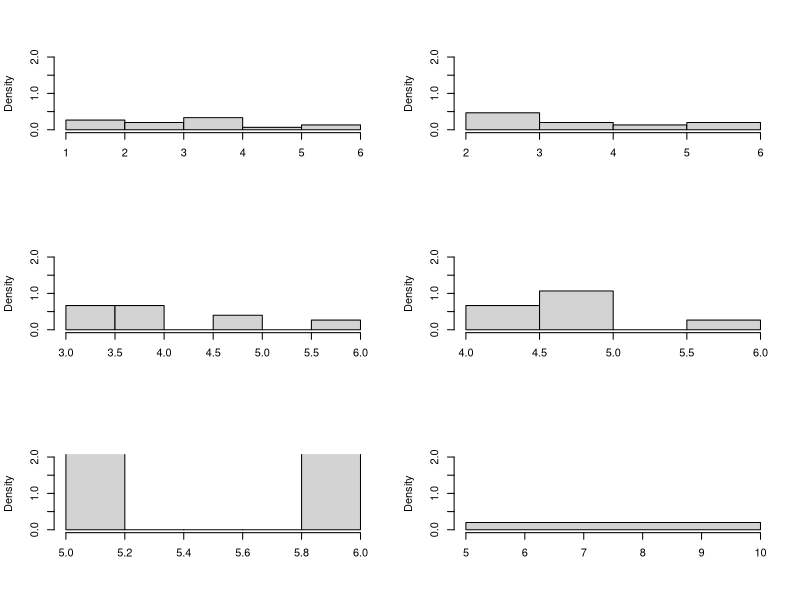
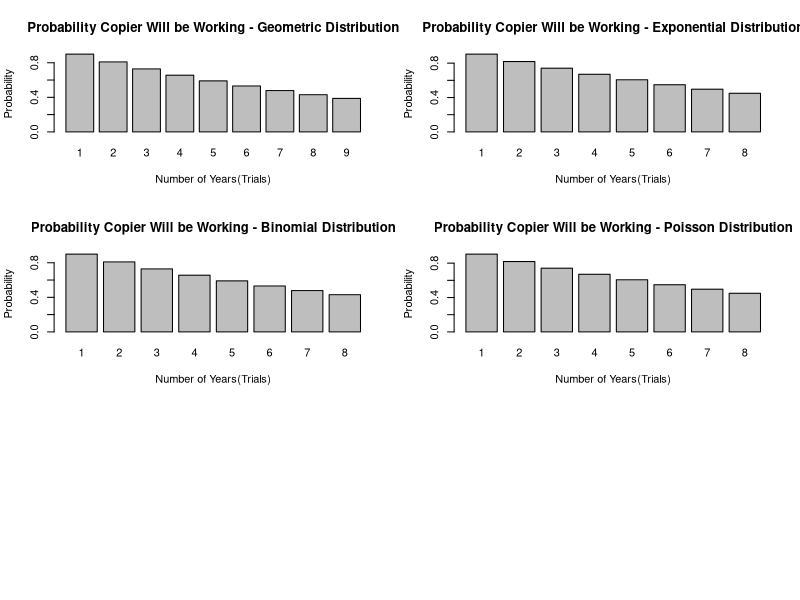

Write the R code that produced these figures, in order.
## ---- chunk 1
library(knitr)
par(mfrow=c(3,2))
options(scipen = 10, digits = 22)

#define x, values (1 to 6)
x <- 1:6

#maximum value, defination of k
k <- max(x)

#initiate out matrix
output <- matrix(NA, nrow=6, ncol=4)

#run 6 experiments
for (e in 1:6){
  events <- rep(NA, 10)
  
  #for each experiment select 10 random values
  #for every incremental experiment remove earlier minimum value
  for (i in 1:15){
    v <- x[x>=e]
    if(e<6){
      events[i] <- sample(v, 1, replace = T)
    }
    else{
          events[i] <- sample(c(min(v),max(v)), 1, replace = T)
    }
  }
  j = min(events)
  n = i
  #populate output table
  output[e,1] <- e
  output[e,2] <- j
  output[e,3] <- paste(as.character(events), collapse=", ")
  output[e,4] <- (((k-j+1)^n) - ((k-j)^n))/(k^n)
  
  hist(events, prob=TRUE, ylim=c(0,2), main = '', xlab = '')
}

#display output table
kable(output, col.names = c("Experiment", "Minimum Value", "Random Values", "Probability"), align = "l", digits = 22)
## ---- chunk 2
#number of trials
i = 9
#failure rate of copier(success)
s = 1/10
#copier working(failure)
f = 1 - s

output = 0
trials <- rep(NA, i)
for (n in 1:i){
  #add probability after every failure
  output = output + (f^(n-1)*s)
  trials[n] <- output
}
names(trials) <- 1:i

#barplot(trials, main="Copier Probability of Failure", names.arg=c(names(trials)), ylab="Probability", xlab="Years")
trials = 1 - trials
barplot(trials, main="Probability Copier Will be Working - Geometric Distribution", names.arg=c(names(trials)), ylab="Probability", xlab="Number of Years(Trials)")
## ---- chunk 3
#using R function pgeom
p <- pgeom(8, s, lower.tail = F)

#probability will copier will fail
p = 1 -p

#expected value,also known as mean 
#s is probabity of copier failure
m <- round(1/s,2)

#standard deviation
sd <- round(sqrt((1-s)/(s^2)),2)

## ---- chunk 4
#number of trials
i = 8
#failure rate of copier(success)
s = 1/10
#copier working(failure)
f = 1 - s

output = 0
trials <- rep(NA, i)
for (n in 1:i){
  #add probability after every failure
  output = exp(-1*s*n)
  trials[n] <- output
}
names(trials) <- 1:i

#barplot(trials, main="Copier Probability of Failure", names.arg=c(names(trials)), ylab="Probability", xlab="Years")
barplot(trials, main="Probability Copier Will be Working - Exponential Distribution", names.arg=c(names(trials)), ylab="Probability", xlab="Number of Years(Trials)")
## ---- chunk 5
#using R function pexp
p <- pexp(8, s, lower.tail = F)

#probability will copier will fail
p = 1 -p

#expected value,also known as mean 
#s is probabity of copier failure, lambda
m <- round(1/s,2)

#standard deviation
#in expontential distribution standard deviation = mean
sd <- m

## ---- chunk 6
#number of trials
i = 8
#failure rate of copier(success)
s = 1/10
#copier working(failure)
f = 1 - s

output = 0
trials <- rep(NA, i)
for (n in 1:i){
  #add probability after every failure
  output = choose(n,0)*(s^0)*(f^(n-0))
  trials[n] <- output
}
names(trials) <- 1:i

#barplot(trials, main="Copier Probability of Failure", names.arg=c(names(trials)), ylab="Probability", xlab="Years")
barplot(trials, main="Probability Copier Will be Working - Binomial Distribution", names.arg=c(names(trials)), ylab="Probability", xlab="Number of Years(Trials)")
## ---- chunk 7
#using R function pbinom
p <- pbinom(0, size=8, prob=0.1)

#probability will copier will fail
p = 1 -p

#expected value,also known as mean 
#s is probabity of copier failure(p)
#i is number of years(n)
m <- round(i * s,2)

#standard deviation
#square root of mean * (1-p)
sd <- sqrt(m * f)

## ---- chunk 8
#number of trials
x = 8
#mean or average failure rate of copier(success) in 8 years
k = 0
#probability of failure 
p = 1/10

output = 0
trials <- rep(NA, i)
for (n in 1:x){
  #add probability after every failure
  #lambda = number of years * probability of failure
  l = n * p
  output = (exp(-1 * l)*(l^k))/factorial(k)
  trials[n] <- output
}
names(trials) <- 1:i
#trials = 1 - trials
#barplot(trials, main="Copier Probability of Failure", names.arg=c(names(trials)), ylab="Probability", xlab="Years")
barplot(trials, main="Probability Copier Will be Working - Poisson Distribution", names.arg=c(names(trials)), ylab="Probability", xlab="Number of Years(Trials)")
## ---- chunk 9
#lambda = years * probability of failure
l = x * p
#using R function ppois
pp <- ppois(0, lambda = l)

#probability will copier will fail
pp = 1 -pp

#expected value,also known as mean 
#s is probabity of copier failure(p)
#i is number of years(n)
m <- round(l,2)

#standard deviation
#square root of mean
sd <- sqrt(m)

